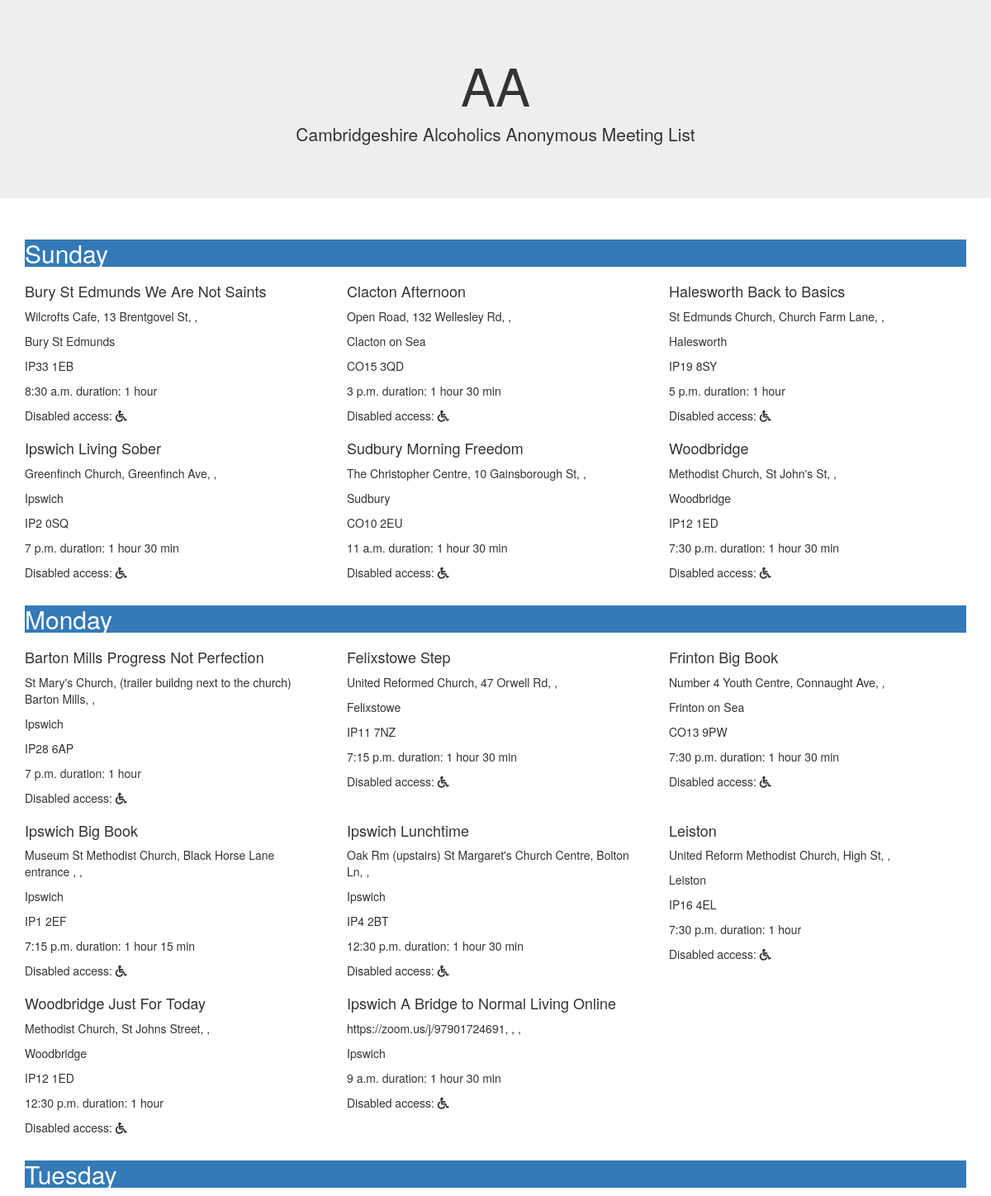
Page /byDay/2 (upper part) on the committed database.
### wtf/models.py (models this page shows, shortened)
class Meeting(models.Model):
    class Day(models.IntegerChoices):
        SUN = 1, "Sunday"
        MON = 2, "Monday"
        TUE = 3, "Tuesday"
        WED = 4, "Wednesday"
        THU = 5, "Thursday"
        FRI = 6, "Friday"
        SAT = 7, "Saturday"
    group = models.ForeignKey(Group, on_delete=models.CASCADE)
    venue = models.ForeignKey(Venue, on_delete=models.CASCADE)
    day= models.IntegerField(choices = Day.choices, default = Day.SUN)
    startTime=models.TimeField()
    duration=models.DurationField()
    description= models.TextField(blank=True)
    def __str__(self):
        return f"{self.group}, {self.day}"

class Group(models.Model):
    name = models.CharField(max_length=250)
    ig = models.ForeignKey(Ig, on_delete=models.CASCADE)
    description = models.TextField(blank=True)
    def __str__(self):
        return self.name

class Venue(models.Model):
    town=models.ForeignKey(Town, on_delete=models.PROTECT, blank=True)
    name=models.CharField(max_length=250)
    address1=models.CharField(max_length=250)
    address2=models.CharField(max_length=250, blank=True)
    address3=models.CharField(max_length=250, blank=True)
    postcode=models.CharField(max_length=10)
    latitude=models.FloatField(null=True)
    longtitude=models.FloatField(null=True)
    disabledAccess=models.BooleanField()
    description=models.TextField(blank=True)

class Town(models.Model):
    name = models.CharField(max_length=100)
    county = models.ForeignKey(County, on_delete=models.CASCADE)
    description = models.TextField(blank = True)
    def __str__(self):
        return self.name

### wtf/views.py (the view)
# urls.py: path('byDay/<int:ig>', views.byDay, name = 'by_day'),
def byDay(request, ig):
    meetings = Meeting.objects.filter(group__ig = ig).order_by('day')
    print(meetings)
    sortedMeetings = [[],[],[],[],[],[],[]]
    print(sortedMeetings)
    for meeting in meetings:
        for num in range(7):
            if meeting.day == num + 1:
                sortedMeetings[num].append(meeting)
    print(sortedMeetings)
    days = ['Sunday', 'Monday', 'Tuesday', 'Wednesday', 'Thursday', 'Friday', 'Saturday']
    template = loader.get_template('home/by_day.html')
    context = {
        'meetings': meetings,
        'sortedMeetings': sortedMeetings,
        'days': days
    }
    return HttpResponse(template.render(context, request))

### wtf/templatetags/wtf_extras.py (called while the page is built)
@register.filter
def duration(td):
    total_seconds = int(td.total_seconds())
    hours = total_seconds // 3600
    minutes = (total_seconds % 3600) // 60
    if hours == 0 and minutes == 0:
        return ""
    elif hours == 1 and minutes == 0:
        return 'duration: {} hour'.format(hours)
    else:
        return 'duration: {} hour {} min'.format(hours, minutes)

@register.filter
def lnDay(d):
    days = ['Sunday', 'Monday', 'Tuesday', 'Wednesday', 'Thursday', 'Friday', 'Saturday']
    return days[d-1]

### home/templates/home/by_day.html (shortened to what this page needs)
{% extends 'home/base_template.html' %}
{% load wtf_extras %}
{% block mycontent %}
  <p>Cambridgeshire Alcoholics Anonymous Meeting List</p>
</div>
<div class="container">
  {% for sm in sortedMeetings %}
    <h2 class="bg-primary text-white">{{sm.0.day|lnDay}}</h2>
    <div class="row">
    {% for meeting in sm %}
      <div class="col-sm-4">
        <h4>{{meeting.group }}</h4>
        <p>{{meeting.venue.address1}}, {{meeting.venue.address2}}, {{meeting.venue.address3}},</p>
        <p.strong>{{meeting.venue.town}}</p>
        <p>{{meeting.venue.postcode}}</p>
        <p>{{meeting.startTime}} {{meeting.duration|duration}}</p>
        <p>Disabled access: {{meeting.disabledAccess}}<i class="fas fa-wheelchair"></i></p>
      </div>
      {% if forloop.counter|divisibleby:"3" %}
        </div>
        <div class="row">
      {% endif %}
    {% endfor %}
    </div>
  {% endfor %}
{% endblock %}

### rows in the picture
Meeting: day "Sunday", group "Bury St Edmunds We Are Not Saints", venue.address1 "Wilcrofts Cafe", venue.address2 "13 Brentgovel St", venue.town "Bury St Edmunds", venue.postcode "IP33 1EB", startTime "8:30 a.m.", duration|duration "duration: 1 hour"
Meeting: group "Clacton Afternoon", venue.address1 "Open Road", venue.address2 "132 Wellesley Rd", venue.town "Clacton on Sea", venue.postcode "CO15 3QD", startTime "3 p.m.", duration|duration "duration: 1 hour 30 min"
Meeting: group "Halesworth Back to Basics", venue.address1 "St Edmunds Church", venue.address2 "Church Farm Lane", venue.town "Halesworth", venue.postcode "IP19 8SY", startTime "5 p.m.", duration|duration "duration: 1 hour"
Meeting: group "Ipswich Living Sober", venue.address1 "Greenfinch Church", venue.address2 "Greenfinch Ave", venue.town "Ipswich", venue.postcode "IP2 0SQ", startTime "7 p.m.", duration|duration "duration: 1 hour 30 min"
Meeting: group "Sudbury Morning Freedom", venue.address1 "The Christopher Centre", venue.address2 "10 Gainsborough St", venue.town "Sudbury", venue.postcode "CO10 2EU", startTime "11 a.m.", duration|duration "duration: 1 hour 30 min"
Meeting: group "Woodbridge", venue.address1 "Methodist Church", venue.address2 "St John's St", venue.town "Woodbridge", venue.postcode "IP12 1ED", startTime "7:30 p.m.", duration|duration "duration: 1 hour 30 min"
Meeting: day "Monday", group "Barton Mills Progress Not Perfection", venue.address1 "St Mary's Church", venue.address2 "(trailer buildng next to the church) Barton Mills", venue.town "Ipswich", venue.postcode "IP28 6AP", startTime "7 p.m.", duration|duration "duration: 1 hour"
Meeting: group "Felixstowe Step", venue.address1 "United Reformed Church", venue.address2 "47 Orwell Rd", venue.town "Felixstowe", venue.postcode "IP11 7NZ", startTime "7:15 p.m.", duration|duration "duration: 1 hour 30 min"
Meeting: group "Frinton Big Book", venue.address1 "Number 4 Youth Centre", venue.address2 "Connaught Ave", venue.town "Frinton on Sea", venue.postcode "CO13 9PW", startTime "7:30 p.m.", duration|duration "duration: 1 hour 30 min"
Meeting: group "Ipswich Big Book", venue.address1 "Museum St Methodist Church", venue.address2 "Black Horse Lane entrance", venue.town "Ipswich", venue.postcode "IP1 2EF", startTime "7:15 p.m.", duration|duration "duration: 1 hour 15 min"
Meeting: group "Ipswich Lunchtime", venue.address1 "Oak Rm (upstairs) St Margaret's Church Centre", venue.address2 "Bolton Ln", venue.town "Ipswich", venue.postcode "IP4 2BT", startTime "12:30 p.m.", duration|duration "duration: 1 hour 30 min"
Meeting: group "Leiston", venue.address1 "United Reform Methodist Church", venue.address2 "High St", venue.town "Leiston", venue.postcode "IP16 4EL", startTime "7:30 p.m.", duration|duration "duration: 1 hour"
Meeting: group "Woodbridge Just For Today", venue.address1 "Methodist Church", venue.address2 "St Johns Street", venue.town "Woodbridge", venue.postcode "IP12 1ED", startTime "12:30 p.m.", duration|duration "duration: 1 hour"
Meeting: group "Ipswich A Bridge to Normal Living Online", venue.address1 "https://zoom.us/j/97901724691", venue.town "Ipswich", startTime "9 a.m.", duration|duration "duration: 1 hour 30 min"
Meeting: day "Tuesday"
